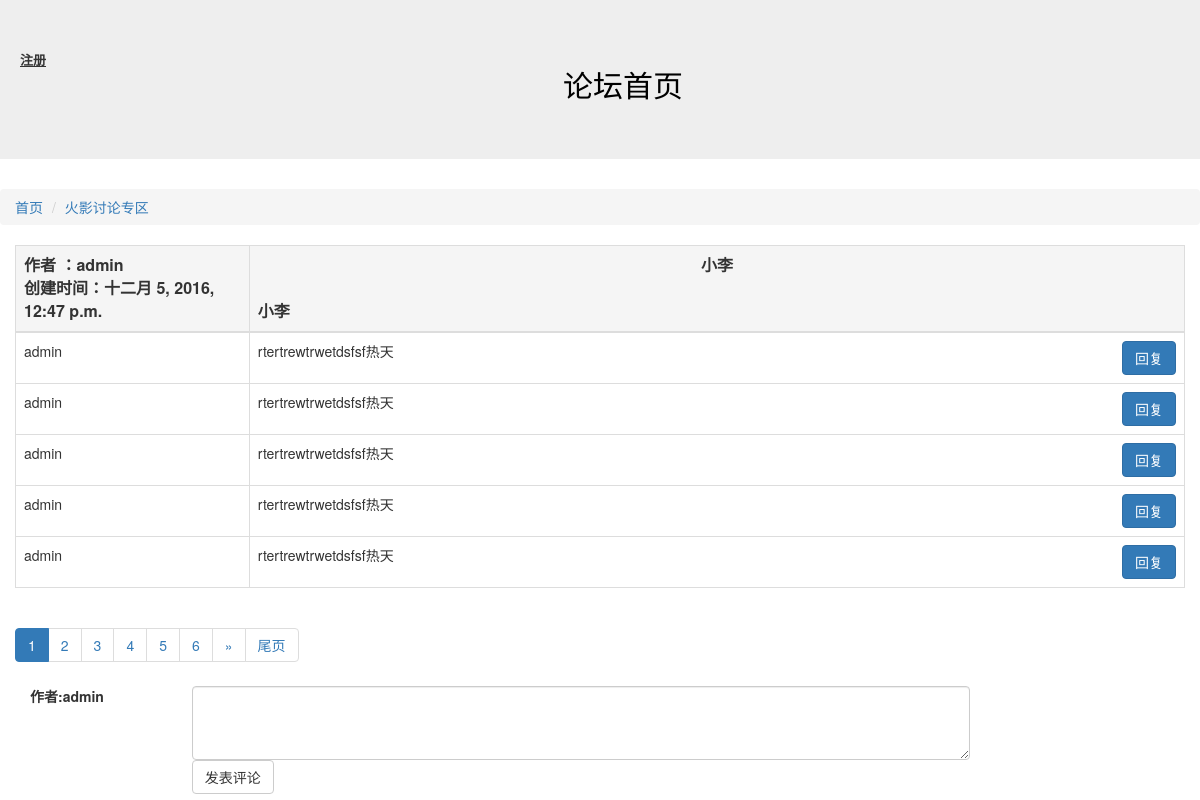
Screenshot of /article/detail/14 (signed in) with the database file from the repository.
### article/models.py (models this page shows, shortened)
class Article(models.Model):
    owner = models.ForeignKey(User,verbose_name="作者")
    block = models.ForeignKey(Block,verbose_name="板块ID")
    title = models.CharField("文章标题",max_length=10)
    content = models.CharField("文章内容",max_length=10000)
    status = models.IntegerField("状态",choices=((0,"正常"),(-1,"关闭")))
    create_timestamp = models.DateTimeField("创建时间",auto_now_add =True)
    last_timestamp = models.DateTimeField("最后更新时间",auto_now=True)
    class Meta:
        verbose_name = "文章"
        verbose_name_plural = "文章"

### block/models.py (models this page shows, shortened)
class Block(models.Model):
    names = models.CharField("板块名称",max_length=100)
    desc = models.CharField("板块描述",max_length=100)
    manager_name = models.CharField("板块管理员名称",max_length=100)
    status = models.IntegerField("状态",choices=((0,"正常"),(-1,"关闭")))
    class Meta:
        verbose_name = "板块"
        verbose_name_plural = "板块配置"

### comment/models.py (models this page shows, shortened)
class Comment(models.Model):
    owner = models.ForeignKey(User,verbose_name="作者")
    article = models.ForeignKey(Article,verbose_name="文章ID")
    content = models.CharField("评论内容",max_length=10000)
    status = models.IntegerField("状态",choices=((0,"正常"),(-1,"关闭")))
    to_comment = models.ForeignKey("self",null=True,blank=True,verbose_name="被回复评论")
    create_timestamp = models.DateTimeField("创建时间",auto_now_add=True)
    last_timestamp = models.DateTimeField("最后更新时间",auto_now=True)
    class Meta:
        verbose_name = "评论"
        verbose_name_plural = "评论"

### article/views.py (the view)
# urls.py: url(r'^detail/(?P<d_id>\d+)',detail),
@login_required
def detail(request,d_id):
    d_id = int(d_id)
    article = Article.objects.get(id=d_id)
    page_no = int(request.GET.get("page_no","1"))
    all_comments = Comment.objects.filter(article=article,status=0).order_by("id")
    comments_objs,page = paginate_queryset(all_comments,page_no,5)
    return render(request,"detail.html",{"detail":article,"page":page,"comments":comments_objs})

### tools.py (called while the page is built)
def paginate_queryset(obj,page_no,cnt_per_page=10,half_show_length=5):
    p = Paginator(obj,cnt_per_page)
    if page_no > p.num_pages:
        page_no = p.num_pages
    if page_no <= 0:
        page_no = 1
    page_links = [ i for i in range(page_no - half_show_length,page_no + half_show_length+1) if i > 0 and i <= p.num_pages]
    page = p.page(page_no)
    count = p.count
    previous_link = page_links[0] -1
    next_link = page_links[-1]+1
    pagination_data = {"has_previous": previous_link > 0,
			"has_next": next_link <= p.num_pages,
			"previous_link":page_no-1,
			"next_link":page_no+1,
			"page_cnt":p.num_pages,
			"current_no":page_no,
			"page_links":page_links,
			"count":count,
}
    return (page.object_list,pagination_data)

### article/templates/detail.html (shortened to what this page needs)
{% extends "base.html" %}
{% block content %}
<ol class="breadcrumb">
  <li ><a href="/">首页</a></li>
  <li class="active"><a href="/article/list/{{ detail.block.id }}">{{ detail.block.names }}</a></li>
</ol>
<div class="col-sm-12">
<table class="table table-bordered">
        <thead>
         <th class="active" style=width:20%;font-size:16px>作者  ：{{ detail.owner }}</br> 创建时间：{{ detail.create_timestamp }}   </br></th>
         <th class="active" style=with:60%;font-size:16px><center>{{ detail.title }} </center></br> {{ detail.content }} </th>
        </thead>
        <tbody>
        {%for comment in comments %}
        <tr >
                <td>{{ comment.owner }}</td>
                <td>
{{ comment.content | linebreaksbr }} <a href="#replyRegion" data-id="{{ comment.id }}"  class="replyBtn btn btn-primary pull-right">回复</a>  </td>
        </tr>
        {% endfor %}
        </tbody>
</table>
{% include "Pagination.html" %}
</div>
<div class="col-sm-10">
<div class="form-group">
<label for="inputEmail3" class="col-sm-2 control-label">作者:{{ request.user }}</label>
<div id="replyRegion" class="col-sm-10">
<textarea id="commentContent" class="form-control" rows="3"></textarea>
</div>
</div>
<div class="form-group">
    <div class="col-sm-offset-2 col-sm-10">
      <button id="commentBtn" type="submit" class="btn btn-default">发表评论</button>
    </div>
  </div>
</div>
{% endblock %}

### rows the page displays
Article: block.names "火影讨论专区", owner "admin", create_timestamp "十二月 5, 2016, 12:47 p.m.", title "小李", content "小李"
Comment: owner "admin", content "rtertrewtrwetdsfsf热天"
Comment: owner "admin", content "rtertrewtrwetdsfsf热天"
Comment: owner "admin", content "rtertrewtrwetdsfsf热天"
Comment: owner "admin", content "rtertrewtrwetdsfsf热天"
Comment: owner "admin", content "rtertrewtrwetdsfsf热天"

### other values shown
{{ page.current_no }} "1"
{{ i }} "2" "3" "4" "5" "6"
{{ request.user }} "admin"
